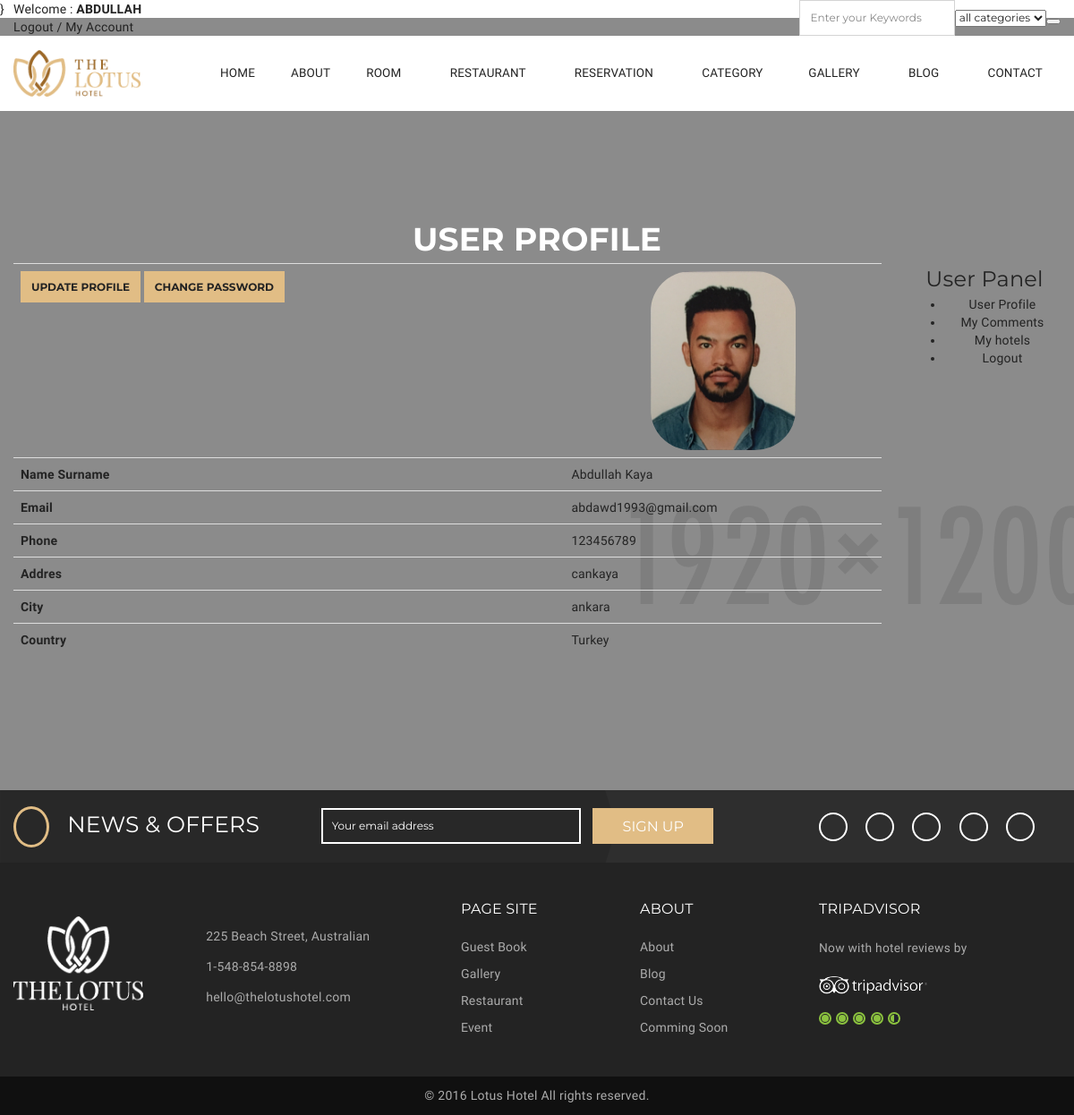
The page /user/ (signed in) on the database as committed earlier.
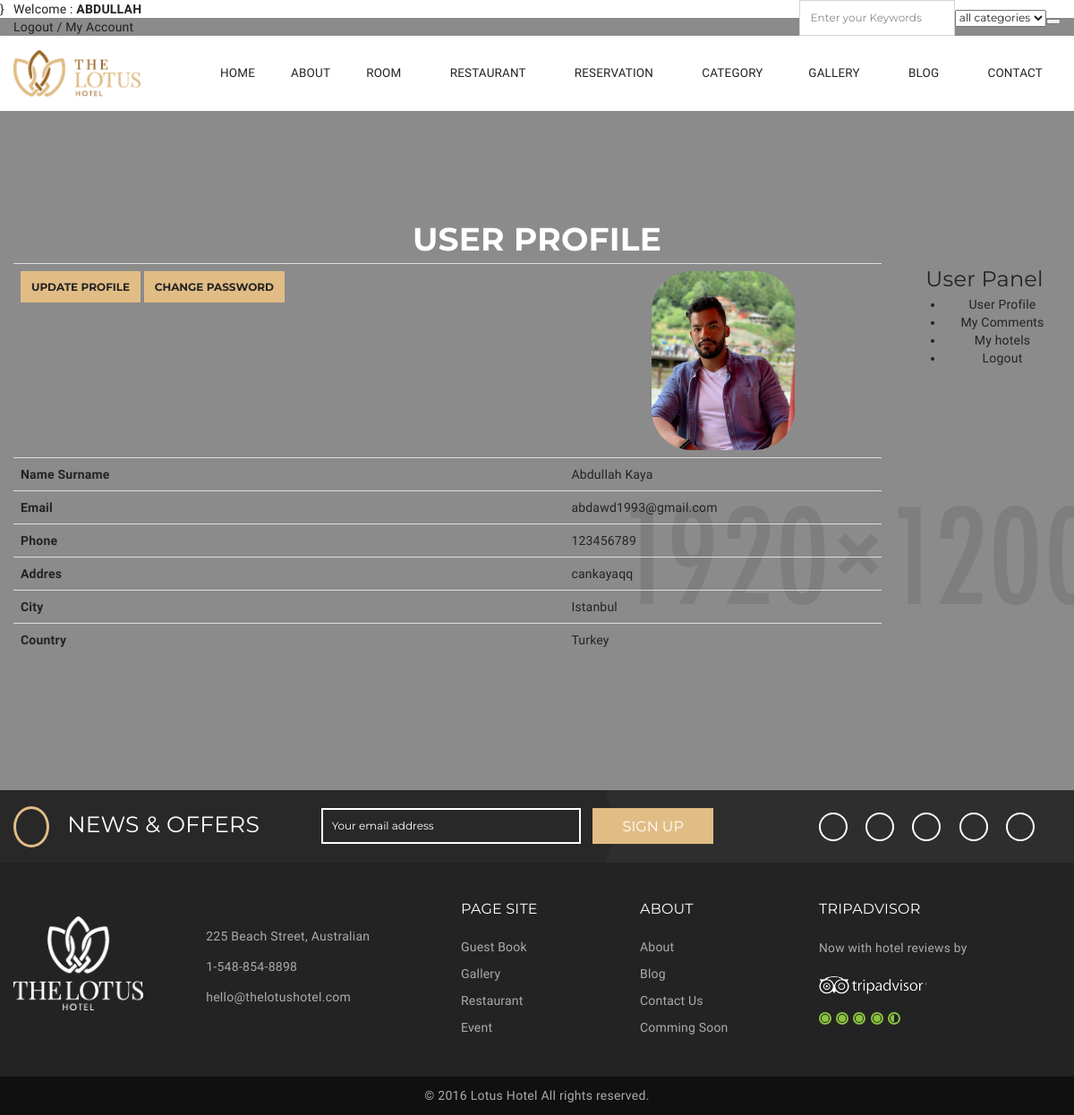
The same page on the database as committed later.
### user/models.py (models this page shows, shortened)
class UserProfile(models.Model):
    user = models.OneToOneField(User, on_delete=models.CASCADE)
    phone = models.CharField(blank=True, max_length=20)
    address = models.CharField(blank=True, max_length=150)
    city = models.CharField(blank=True, max_length=20)
    country = models.CharField(blank=True, max_length=50)
    image = models.ImageField(blank=True, upload_to='images/users/')
    def image_tag(self):
        return mark_safe('<img src="{}" height="50"/>'.format(self.image.url))
    image_tag.short_description = 'Image'

### user/views.py (the view)
# urls.py: path('', views.index, name='index'),
@login_required(login_url='/login')
def index(request):
    category = Category.objects.all()
    current_user = request.user  # Access User Session information
    profile = UserProfile.objects.get(user_id=current_user.id)
    context = {  'category': category,
        'profile': profile}
    return render(request, 'user_profile.html', context)

### user/templates/user_profile.html (shortened to what this page needs)
{% extends 'homebase.html' %}
{% load static %}
{% block body %}}
    <section class="section-account parallax bg-11">
        <div class="awe-overlay"></div>
        <div class="container">
            <div class="login-register">
                <div class="text text-center">
                    <h2>User Profile</h2>
                    <div class="row">
                        <div class="col-md-10">
                            <table class="shopping-cart-table table">
                                <tr>
                                    <th class="text-left">
                                        <button class="awe-btn awe-btn-13"><a href="/user/update" class="primary-btn">Update
                                            Profile</a></button>
                                        <button class="awe-btn awe-btn-13"><a href="/user/password" class="primary-btn">Change
                                            Password</a></button>
                                    </th>
                                    <td><img src="{{ profile.image.url }}"
                                             style="border-radius: 45px; height: 200px "></td>
                                </tr>
                                <tr>
                                    <th class="text-left">Name Surname</th>
                                    <td class="text-left">{{ user.first_name }} {{ user.last_name }} </td>
                                </tr>
                                <tr>
                                    <th class="text-left">Email</th>
                                    <td class="text-left">{{ profile.user.email }}</td>
                                </tr>
                                <tr>
                                    <th class="text-left">Phone</th>
                                    <td class="text-left">{{ profile.phone }}</td>
                                </tr>
                                <tr>
                                    <th class="text-left">Addres</th>
                                    <td class="text-left">{{ profile.address }}</td>
                                </tr>
                                <tr>
                                    <th class="text-left">City</th>
                                    <td class="text-left">{{ profile.city }}</td>
                                </tr>
                                <tr>
                                    <th class="text-left">Country</th>
                                    <td class="text-left">{{ profile.country }}</td>
                                </tr>
                            </table>
                        </div>
                        <div class="col-md-2">
                            {% include "user_panel.html" %}
                        </div>
                    </div>
                </div>
            </div>
        </div>
    </section>
{% endblock %}

Rows that differ between the two databases and show on the page:
changed UserProfile "Turkey": image: a different picture; address "cankaya" → "cankayaqq"; city "ankara" → "Istanbul"
